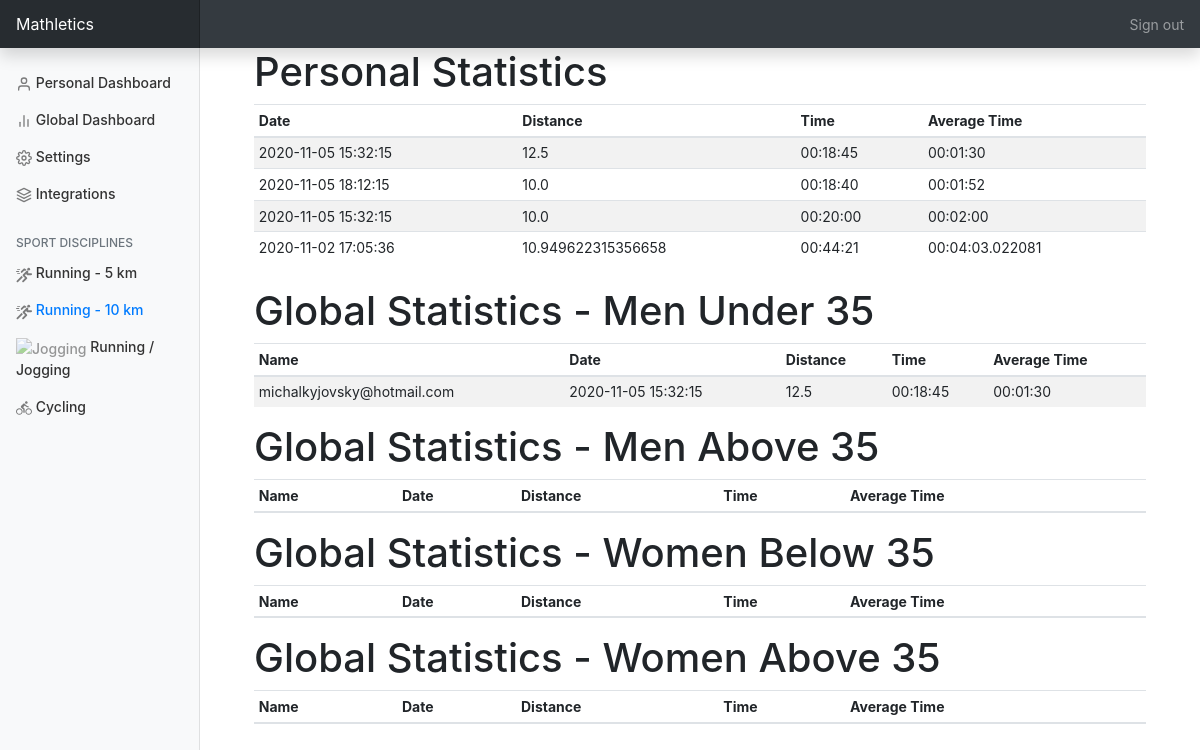
The page /running_10_km (signed in) on the database its author committed.
### mast/models.py (models this page shows, shortened)
class Activity(db.Model):
    id = db.Column(db.Integer, primary_key=True, autoincrement=True)
    datetime = db.Column(db.DateTime, nullable=False)
    distance = db.Column(db.Float, nullable=False)
    duration = db.Column(db.Time, nullable=False)
    average_duration_per_km = db.Column(db.Time, nullable=False)
    type = db.Column(db.Enum(ActivityType), nullable=False)
    user_id = db.Column(db.Integer, db.ForeignKey('user.id'), nullable=False)

class User(db.Model, UserMixin):
    id = db.Column(db.Integer, primary_key=True, autoincrement=True)
    email = db.Column(db.String(120), unique=True, nullable=False)
    password = db.Column(db.String(60), nullable=False)
    first_name = db.Column(db.String(20), nullable=False, default='')
    last_name = db.Column(db.String(50), nullable=False, default='')
    display_name = db.Column(db.String(50))
    sex = db.Column(db.Enum(Sex))
    age = db.Column(db.Enum(Age))
    anonymous = db.Column(db.Boolean, nullable=False, default=False)
    type = db.Column(db.Enum(UserType))
    uk_id = db.Column(db.String(10))
    verified = db.Column(db.Boolean, nullable=False, default=False)
    shirt_size = db.Column(db.String(100))
    competing = db.Column(db.Boolean, nullable=False, default=True)
    activities = db.relationship('Activity', backref='user', lazy=True)

### mast/views.py (the view)
@app.route('/running_10_km')
@login_required
def running_10_km():
    session = mast.queries.Queries()
    user_ten = session.get_best_run_activities_by_user(current_user.id, Competition.Run10km, 10)
    ten_runner_men_under = session.get_top_users_best_run(Competition.Run10km, Sex.Male, Age.Under35, 10)
    ten_runner_men_above = session.get_top_users_best_run(Competition.Run10km, Sex.Male, Age.Over35, 10)
    ten_runner_women_under = session.get_top_users_best_run(Competition.Run10km, Sex.Female, Age.Under35, 10)
    ten_runner_women_above = session.get_top_users_best_run(Competition.Run10km, Sex.Female, Age.Over35, 10)
    return render_template("running_10_km.html", title="Running-10", user_ten=user_ten,
                           ten_runner_men_above=ten_runner_men_above, ten_runner_men_under=ten_runner_men_under,
                           ten_runner_women_above=ten_runner_women_above, ten_runner_women_under=ten_runner_women_under)

### mast/models.py (called while the page is built)
@login_manager.user_loader
def load_user(user_id):
    return db.session.query(User).get(user_id)

### mast/queries.py (called while the page is built)
    def get_best_run_activities_by_user(self, user_id: int, competition: Competition, number: int):
        return db.session.query(Activity).\
            filter(Activity.user_id == user_id,
                   func.date(Activity.datetime) >= self.SEASON.start_date,
                   func.date(Activity.datetime) <= self.SEASON.end_date,
                   Activity.type == ActivityType.Run,
                   Activity.distance >= competition.value).\
            order_by(Activity.average_duration_per_km.asc()).\
            limit(number).\
            all()

### mast/templates/running_10_km.html (shortened to what this page needs)
{% extends "main_layout_template.html" %}
{% block content_page %}
    <div class="container mb-4">
        <div class="row-fluid">
            <div class="col-sm mb-4">
                <h1>Personal Statistics</h1>
                <table id="personalStats" class="display table table-striped table-sm">
                    <thead>
                    <tr>
                        <th>Date</th>
                        <th>Distance</th>
                        <th>Time</th>
                        <th>Average Time</th>
                    </tr>
                    </thead>
                    <tbody>
                    {% for item in user_ten %}
                        <tr>
                            <td>{{ item['datetime'] }}</td>
                            <td>{{ item['distance'] }}</td>
                            <td>{{ item['duration'] }}</td>
                            <td>{{ item['average_duration_per_km'] }}</td>
                        </tr>
                    {% endfor %}
                    </tbody>
                </table>
            </div>
            <div class="col-sm">
                <h1>Global Statistics - Men Under 35</h1>
                <table id="personalStats" class="display table table-striped table-sm">
                    <thead>
                    <tr>
                        <th>Name</th>
                        <th>Date</th>
                        <th>Distance</th>
                        <th>Time</th>
                        <th>Average Time</th>
                    </tr>
                    </thead>
                    <tbody>
                    {% for item in ten_runner_men_under %}
                        <tr>
                            <td>{{ item[0]['email'] }}</td>
                            <td>{{ item[1]['datetime'] }}</td>
                            <td>{{ item[1]['distance'] }}</td>
                            <td>{{ item[1]['duration'] }}</td>
                            <td>{{ item[1]['average_duration_per_km'] }}</td>
                        </tr>
                    {% endfor %}
                    </tbody>
                </table>
            </div>
            <div class="col-sm">
                <h1>Global Statistics - Men Above 35</h1>
                <table id="personalStats" class="display table table-striped table-sm">
                    <thead>
                    <tr>
                        <th>Name</th>
                        <th>Date</th>
                        <th>Distance</th>
                        <th>Time</th>
                        <th>Average Time</th>
                    </tr>
                    </thead>
                </table>
            </div>
            <div class="col-sm">
                <h1>Global Statistics - Women Below 35</h1>
                <table id="personalStats" class="display table table-striped table-sm">
                    <thead>
                    <tr>
                        <th>Name</th>
                        <th>Date</th>
                        <th>Distance</th>
                        <th>Time</th>
                        <th>Average Time</th>
                    </tr>
                    </thead>
                </table>
            </div>
            <div class="col-sm">
                <h1>Global Statistics - Women Above 35</h1>
                <table id="personalStats" class="display table table-striped table-sm">
                    <thead>
                    <tr>
                        <th>Name</th>
                        <th>Date</th>
                        <th>Distance</th>
                        <th>Time</th>
                        <th>Average Time</th>
                    </tr>
                    </thead>
                </table>
            </div>
        </div>
    </div>
{% endblock content_page %}

### mast/static/main_layout_template.css (style rules this page uses)
body { font-size: .875rem; }

### rows shown on the page
Activity: datetime "2020-11-05 15:32:15", distance "12.5", duration "00:18:45", average_duration_per_km "00:01:30"
Activity: datetime "2020-11-05 18:12:15", distance "10.0", duration "00:18:40", average_duration_per_km "00:01:52"
Activity: datetime "2020-11-05 15:32:15", distance "10.0", duration "00:20:00", average_duration_per_km "00:02:00"
Activity: datetime "2020-11-02 17:05:36", distance "10.949622315356658", duration "00:44:21", average_duration_per_km "00:04:03.022081"
User: email "michalkyjovsky@hotmail.com", datetime "2020-11-05 15:32:15", distance "12.5", duration "00:18:45", average_duration_per_km "00:01:30"
